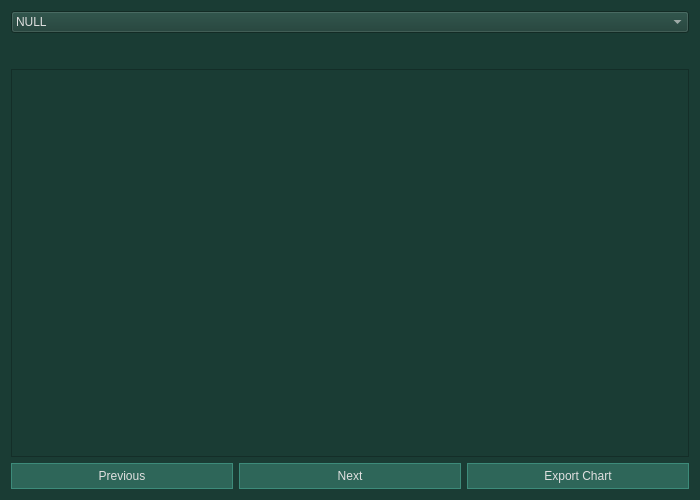
<?xml version="1.0" encoding="UTF-8"?>
<ui version="4.0">
 <class>statistics2</class>
 <widget class="QDialog" name="statistics2">
  <property name="geometry">
   <rect>
    <x>0</x>
    <y>0</y>
    <width>700</width>
    <height>500</height>
   </rect>
  </property>
  <property name="windowTitle">
   <string>Competition Statistics</string>
  </property>
  <property name="styleSheet">
   <string>background-color: #1A3C34; color: #E0E0E0;</string>
  </property>
  <layout class="QVBoxLayout" name="verticalLayout">
   <item>
    <widget class="QComboBox" name="comboBox">
     <item>
      <property name="text">
       <string>NULL</string>
      </property>
     </item>
     <item>
      <property name="text">
       <string>League</string>
      </property>
     </item>
     <item>
      <property name="text">
       <string>Tournament</string>
      </property>
     </item>
    </widget>
   </item>
   <item>
    <widget class="QLabel" name="dateTimeLabel">
     <property name="styleSheet">
      <string>color: #E0E0E0; padding: 5px;</string>
     </property>
     <property name="alignment">
      <set>Qt::AlignmentFlag::AlignRight|Qt::AlignmentFlag::AlignTop|Qt::AlignmentFlag::AlignTrailing</set>
     </property>
    </widget>
   </item>
   <item>
    <widget class="QChartView" name="chartWidget"/>
   </item>
   <item>
    <layout class="QHBoxLayout" name="horizontalLayout">
     <item>
      <widget class="QPushButton" name="previousButton">
       <property name="styleSheet">
        <string>background-color: #2E6659; color: #E0E0E0; border: 1px solid #3D8B7A; padding: 5px;</string>
       </property>
       <property name="text">
        <string>Previous</string>
       </property>
      </widget>
     </item>
     <item>
      <widget class="QPushButton" name="nextButton">
       <property name="styleSheet">
        <string>background-color: #2E6659; color: #E0E0E0; border: 1px solid #3D8B7A; padding: 5px;</string>
       </property>
       <property name="text">
        <string>Next</string>
       </property>
      </widget>
     </item>
     <item>
      <widget class="QPushButton" name="exportButton">
       <property name="styleSheet">
        <string>background-color: #2E6659; color: #E0E0E0; border: 1px solid #3D8B7A; padding: 5px;</string>
       </property>
       <property name="text">
        <string>Export Chart</string>
       </property>
      </widget>
     </item>
    </layout>
   </item>
  </layout>
 </widget>
 <customwidgets>
  <customwidget>
   <class>QChartView</class>
   <extends>QGraphicsView</extends>
   <header>QtCharts/QChartView</header>
  </customwidget>
 </customwidgets>
 <resources/>
 <connections/>
</ui>
